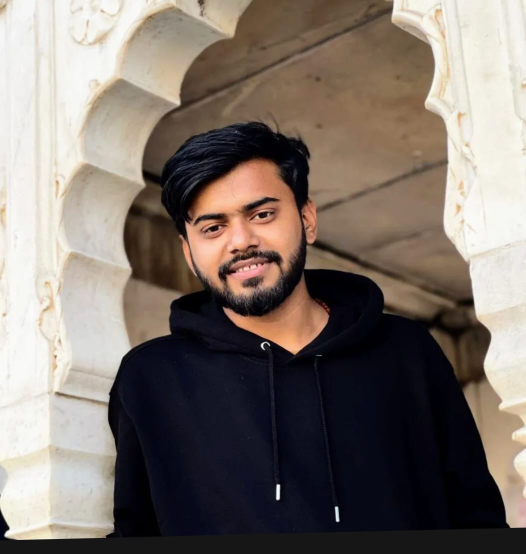
#> input picture patiala.jpeg, 1052 x 1108 px, given in place of football.jpg, which was not available (shown at 1/2 size)
$ jupyter execute --allow-errors Untitled2.ipynb
#> lines starting #> are read from the running program, lines starting #| are printed output that depends on the picture; after the words box and inside, x2 and y2 are one past the last pixel; in counts of white or black regions, pixels touching at a corner belong together; pictures that were not available may be replaced by others from this repository, and a replacement may not be noted
#> (a cell that did not finish here is left out)

[cell 2]
import cv2

# Initialize the video capture object
cap = cv2.VideoCapture(0)  # Replace 0 with your camera index or video file path
face_cascade = cv2.CascadeClassifier(cv2.data.haarcascades + 'haarcascade_frontalface_default.xml')

# Load images
k = cv2.imread('/Users/niteshyadav/edge ai/football.jpg')  # Replace with the actual path to your image
#> k is the input picture: shape (1108, 1052, 3); mean B, G, R 107.7, 114.9, 125.2
ka = cv2.imread('/Users/niteshyadav/edge ai/cricket_ball.jpg', cv2.IMREAD_UNCHANGED)  # Replace with the actual path to your image with alpha channel
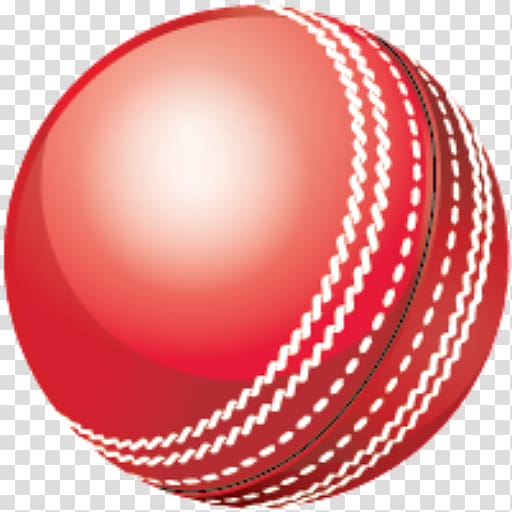
#> input picture cricket_ball.jpg, 512 x 512 px, found by its file name
#> ka is the input picture: shape (512, 512, 3); mean B, G, R 141.8, 143.5, 226.8
#> `gray_image = cv2.cvtColor(frame, cv2.COLOR_BGR2GRAY)`:
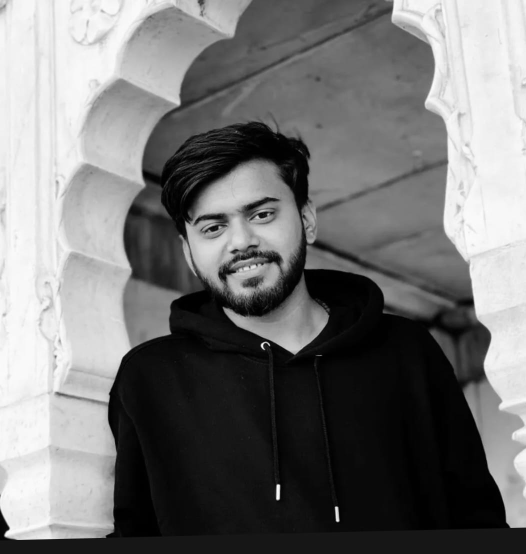
#> gray_image: shape (1108, 1052) (shown at 1/2 size); min 0, max 255, mean 117.1
#> `detections = face_cascade.detectMultiScale(gray_image, scaleFactor=1.1..`: detections = [[349, 328, 276, 276]]

if k is None or ka is None:
    print("Error loading images.")
    cap.release()
    cv2.destroyAllWindows()
    exit()

#> (the rest of this cell did not finish here and is left out)

[cell 3]
import cv2

# Initialize the video capture object
cap = cv2.VideoCapture(0)  # Replace 0 with your camera index or video file path
face_cascade = cv2.CascadeClassifier(cv2.data.haarcascades + 'haarcascade_frontalface_default.xml')

# Load images
k = cv2.imread('/Users/niteshyadav/edge ai/football.jpg')  # Replace with the actual path to your image
ka = cv2.imread('/Users/niteshyadav/edge ai/cricket_ball.jpg', cv2.IMREAD_UNCHANGED)  # Replace with the actual path to your image with alpha channel

if k is None or ka is None:
    print("Error loading images.")
    cap.release()
    cv2.destroyAllWindows()
    exit()

while True:
    # Capture frame-by-frame
    ret, frame = cap.read()
    if not ret:
        print("Failed to capture image")
        break

    # Convert the frame to grayscale
    gray_image = cv2.cvtColor(frame, cv2.COLOR_BGR2GRAY)

    # Detect faces in the grayscale frame
    detections = face_cascade.detectMultiScale(gray_image, scaleFactor=1.1, minNeighbors=6)

    for face in detections:
        x, y, w, h = face

        # Resize the overlay images to fit the face
        k1 = cv2.resize(k, (w//3, h//3))
        ka1 = cv2.resize(ka, (w//3, h//3))

        # Calculate positions
        sy = y + h//2 - h//6
        sx = x + w//2 - w//6

        # Check if the image has an alpha channel
        if ka1.shape[2] == 4:  # RGBA image
            # Apply the alpha mask
            k1[:, :, 0] = cv2.bitwise_and(k1[:, :, 0], ka1[:, :, 3])
            k1[:, :, 1] = cv2.bitwise_and(k1[:, :, 1], ka1[:, :, 3])
            k1[:, :, 2] = cv2.bitwise_and(k1[:, :, 2], ka1[:, :, 3])
        else:  # No alpha channel, just use the image as is
            print("Image does not have an alpha channel. Using the original image.")

        # Select the region of interest (ROI) from the frame
        fa = frame[sy:sy+h//3, sx:sx+w//3, :]

        # Overlay the image
        klm = cv2.bitwise_or(k1, fa)

        # Replace the ROI in the frame with the overlay
        if y > 100:
            frame[sy:sy+h//3, sx:sx+w//3] = klm
#> this loop made 1 pass
#> (x, y, w, h, sy, sx) on pass 1: (349, 328, 276, 276, 420, 441)
#| Image does not have an alpha channel. Using the original image.
#> pass 1, `fa = frame[sy:sy+h//3, sx:sx+w//3, :]`:
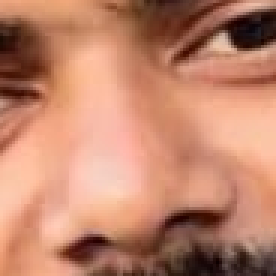
#> fa: shape (92, 92, 3) (shown 3 times larger); mean B, G, R 107.8, 132.2, 191.7
#> pass 1, `klm = cv2.bitwise_or(k1, fa)`:
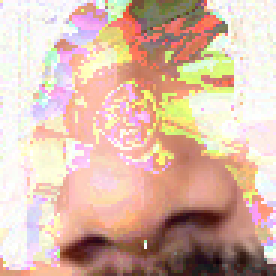
#> klm: shape (92, 92, 3) (shown 3 times larger); mean B, G, R 169.3, 185.7, 217.7
#> after the loop:
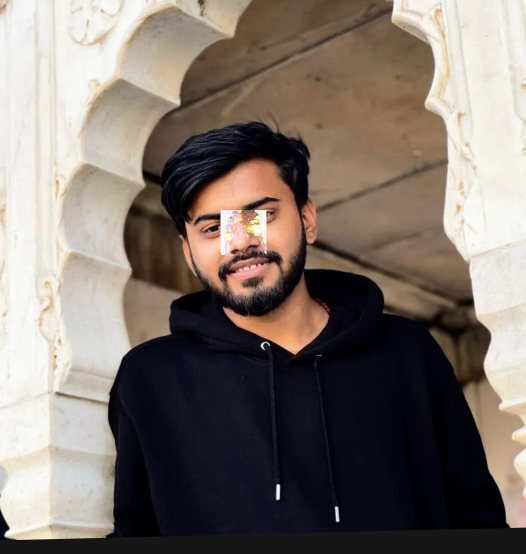
#> frame: shape (1108, 1052, 3) (shown at 1/2 size); 0.72% of pixels changed, all inside (x1, y1, x2, y2) = (441, 420, 533, 512)

    # Display the resulting frame
    cv2.imshow("Frame", frame)

    # Break the loop if 'q' is pressed
    if cv2.waitKey(1) & 0xFF == ord('q'):
#> (key q is pressed here)
        break

# Release the capture and close windows
cap.release()
cv2.destroyAllWindows()
